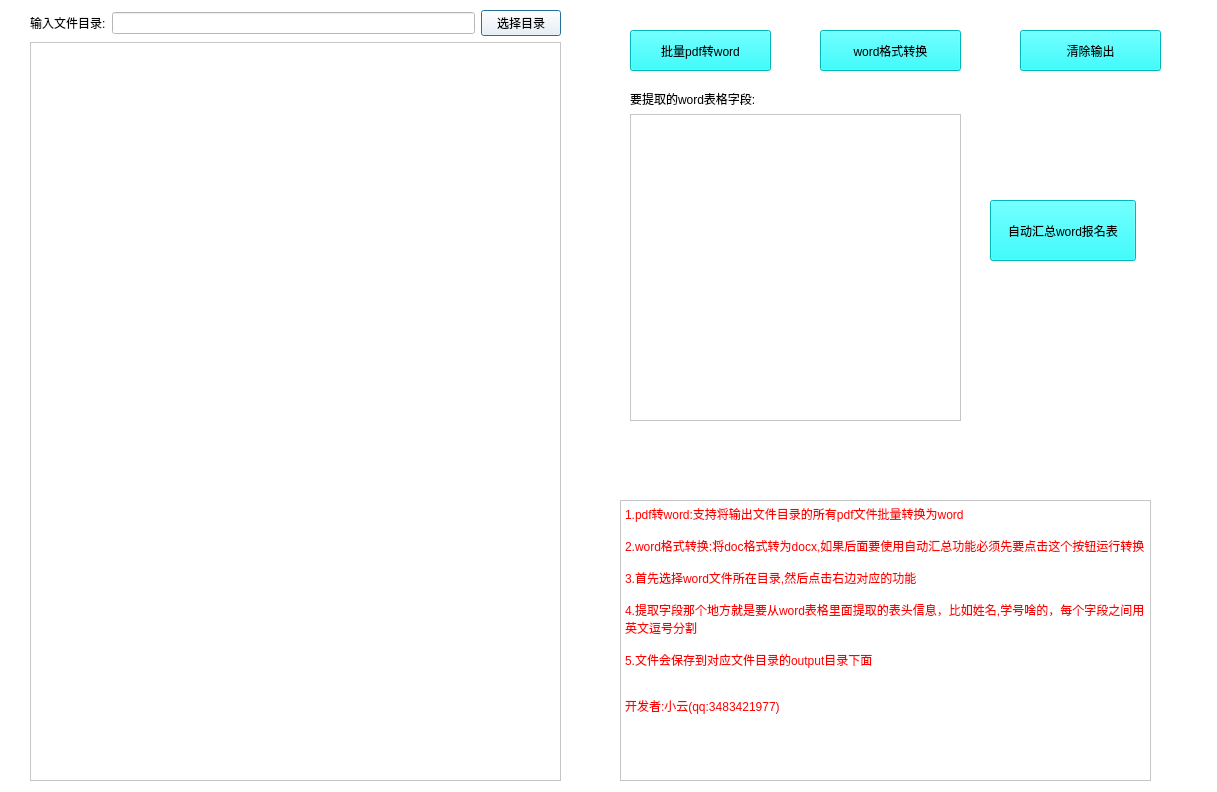
<?xml version="1.0" encoding="UTF-8"?>
<ui version="4.0">
 <class>Dialog</class>
 <widget class="QDialog" name="Dialog">
  <property name="windowModality">
   <enum>Qt::NonModal</enum>
  </property>
  <property name="geometry">
   <rect>
    <x>0</x>
    <y>0</y>
    <width>1217</width>
    <height>792</height>
   </rect>
  </property>
  <property name="windowTitle">
   <string>自动word汇总工具(小云)</string>
  </property>
  <property name="styleSheet">
   <string notr="true">background-color: rgb(255, 255, 255);</string>
  </property>
  <property name="sizeGripEnabled">
   <bool>false</bool>
  </property>
  <property name="modal">
   <bool>true</bool>
  </property>
  <widget class="QWidget" name="gridLayoutWidget">
   <property name="geometry">
    <rect>
     <x>30</x>
     <y>10</y>
     <width>531</width>
     <height>771</height>
    </rect>
   </property>
   <layout class="QGridLayout" name="gridLayout">
    <item row="0" column="2">
     <widget class="QPushButton" name="open_file">
      <property name="text">
       <string>选择目录</string>
      </property>
     </widget>
    </item>
    <item row="0" column="1">
     <widget class="QLineEdit" name="file_text"/>
    </item>
    <item row="0" column="0">
     <widget class="QLabel" name="label">
      <property name="text">
       <string>输入文件目录:</string>
      </property>
     </widget>
    </item>
    <item row="1" column="0" colspan="3">
     <layout class="QVBoxLayout" name="verticalLayout">
      <item>
       <widget class="QTextBrowser" name="output"/>
      </item>
     </layout>
    </item>
   </layout>
  </widget>
  <widget class="QTextBrowser" name="textBrowser">
   <property name="geometry">
    <rect>
     <x>620</x>
     <y>500</y>
     <width>531</width>
     <height>281</height>
    </rect>
   </property>
   <property name="html">
    <string>&lt;!DOCTYPE HTML PUBLIC &quot;-//W3C//DTD HTML 4.0//EN&quot; &quot;http://www.w3.org/TR/REC-html40/strict.dtd&quot;&gt;
&lt;html&gt;&lt;head&gt;&lt;meta name=&quot;qrichtext&quot; content=&quot;1&quot; /&gt;&lt;style type=&quot;text/css&quot;&gt;
p, li { white-space: pre-wrap; }
&lt;/style&gt;&lt;/head&gt;&lt;body style=&quot; font-family:'SimSun'; font-size:9pt; font-weight:400; font-style:normal;&quot;&gt;
&lt;p style=&quot; margin-top:0px; margin-bottom:0px; margin-left:0px; margin-right:0px; -qt-block-indent:0; text-indent:0px;&quot;&gt;&lt;span style=&quot; color:#ff0000;&quot;&gt;1.pdf转word:支持将输出文件目录的所有pdf文件批量转换为word&lt;/span&gt;&lt;/p&gt;
&lt;p style=&quot;-qt-paragraph-type:empty; margin-top:0px; margin-bottom:0px; margin-left:0px; margin-right:0px; -qt-block-indent:0; text-indent:0px;&quot;&gt;&lt;br /&gt;&lt;/p&gt;
&lt;p style=&quot; margin-top:0px; margin-bottom:0px; margin-left:0px; margin-right:0px; -qt-block-indent:0; text-indent:0px;&quot;&gt;&lt;span style=&quot; color:#ff0000;&quot;&gt;2.word格式转换:将doc格式转为docx,如果后面要使用自动汇总功能必须先要点击这个按钮运行转换&lt;/span&gt;&lt;/p&gt;
&lt;p style=&quot;-qt-paragraph-type:empty; margin-top:0px; margin-bottom:0px; margin-left:0px; margin-right:0px; -qt-block-indent:0; text-indent:0px; color:#ff0000;&quot;&gt;&lt;br /&gt;&lt;/p&gt;
&lt;p style=&quot; margin-top:0px; margin-bottom:0px; margin-left:0px; margin-right:0px; -qt-block-indent:0; text-indent:0px;&quot;&gt;&lt;span style=&quot; color:#ff0000;&quot;&gt;3.首先选择word文件所在目录,然后点击右边对应的功能&lt;/span&gt;&lt;/p&gt;
&lt;p style=&quot;-qt-paragraph-type:empty; margin-top:0px; margin-bottom:0px; margin-left:0px; margin-right:0px; -qt-block-indent:0; text-indent:0px; color:#ff0000;&quot;&gt;&lt;br /&gt;&lt;/p&gt;
&lt;p style=&quot; margin-top:0px; margin-bottom:0px; margin-left:0px; margin-right:0px; -qt-block-indent:0; text-indent:0px;&quot;&gt;&lt;span style=&quot; color:#ff0000;&quot;&gt;4.提取字段那个地方就是要从word表格里面提取的表头信息，比如姓名,学号啥的，每个字段之间用英文逗号分割&lt;/span&gt;&lt;/p&gt;
&lt;p style=&quot;-qt-paragraph-type:empty; margin-top:0px; margin-bottom:0px; margin-left:0px; margin-right:0px; -qt-block-indent:0; text-indent:0px; color:#ff0000;&quot;&gt;&lt;br /&gt;&lt;/p&gt;
&lt;p style=&quot; margin-top:0px; margin-bottom:0px; margin-left:0px; margin-right:0px; -qt-block-indent:0; text-indent:0px;&quot;&gt;&lt;span style=&quot; color:#ff0000;&quot;&gt;5.文件会保存到对应文件目录的output目录下面&lt;/span&gt;&lt;/p&gt;
&lt;p style=&quot;-qt-paragraph-type:empty; margin-top:0px; margin-bottom:0px; margin-left:0px; margin-right:0px; -qt-block-indent:0; text-indent:0px;&quot;&gt;&lt;br /&gt;&lt;/p&gt;
&lt;p style=&quot;-qt-paragraph-type:empty; margin-top:0px; margin-bottom:0px; margin-left:0px; margin-right:0px; -qt-block-indent:0; text-indent:0px; color:#ff0000;&quot;&gt;&lt;br /&gt;&lt;/p&gt;
&lt;p style=&quot; margin-top:0px; margin-bottom:0px; margin-left:0px; margin-right:0px; -qt-block-indent:0; text-indent:0px;&quot;&gt;&lt;span style=&quot; color:#ff0000;&quot;&gt;开发者:小云(qq:3483421977)&lt;/span&gt;&lt;/p&gt;
&lt;p style=&quot;-qt-paragraph-type:empty; margin-top:0px; margin-bottom:0px; margin-left:0px; margin-right:0px; -qt-block-indent:0; text-indent:0px; color:#ff0000;&quot;&gt;&lt;br /&gt;&lt;/p&gt;&lt;/body&gt;&lt;/html&gt;</string>
   </property>
  </widget>
  <widget class="QPushButton" name="pdf_to_word">
   <property name="geometry">
    <rect>
     <x>630</x>
     <y>30</y>
     <width>141</width>
     <height>41</height>
    </rect>
   </property>
   <property name="styleSheet">
    <string notr="true">background-color: rgb(0, 255, 255);
gridline-color: rgb(0, 85, 255);</string>
   </property>
   <property name="text">
    <string>批量pdf转word</string>
   </property>
  </widget>
  <widget class="QPushButton" name="doc_to_docx">
   <property name="geometry">
    <rect>
     <x>820</x>
     <y>30</y>
     <width>141</width>
     <height>41</height>
    </rect>
   </property>
   <property name="styleSheet">
    <string notr="true">background-color: rgb(0, 255, 255);
gridline-color: rgb(0, 85, 255);</string>
   </property>
   <property name="text">
    <string>word格式转换</string>
   </property>
  </widget>
  <widget class="QPushButton" name="ok">
   <property name="geometry">
    <rect>
     <x>990</x>
     <y>200</y>
     <width>146</width>
     <height>61</height>
    </rect>
   </property>
   <property name="styleSheet">
    <string notr="true">background-color: rgb(0, 255, 255);
gridline-color: rgb(0, 85, 255);</string>
   </property>
   <property name="text">
    <string>自动汇总word报名表</string>
   </property>
  </widget>
  <widget class="QWidget" name="verticalLayoutWidget">
   <property name="geometry">
    <rect>
     <x>630</x>
     <y>90</y>
     <width>331</width>
     <height>331</height>
    </rect>
   </property>
   <layout class="QVBoxLayout" name="verticalLayout_2">
    <item>
     <widget class="QLabel" name="label_2">
      <property name="text">
       <string>要提取的word表格字段:</string>
      </property>
     </widget>
    </item>
    <item>
     <widget class="QTextEdit" name="input_key"/>
    </item>
   </layout>
  </widget>
  <widget class="QPushButton" name="clear_output">
   <property name="geometry">
    <rect>
     <x>1020</x>
     <y>30</y>
     <width>141</width>
     <height>41</height>
    </rect>
   </property>
   <property name="styleSheet">
    <string notr="true">background-color: rgb(0, 255, 255);
gridline-color: rgb(0, 85, 255);</string>
   </property>
   <property name="text">
    <string>清除输出</string>
   </property>
  </widget>
 </widget>
 <resources/>
 <connections/>
</ui>
